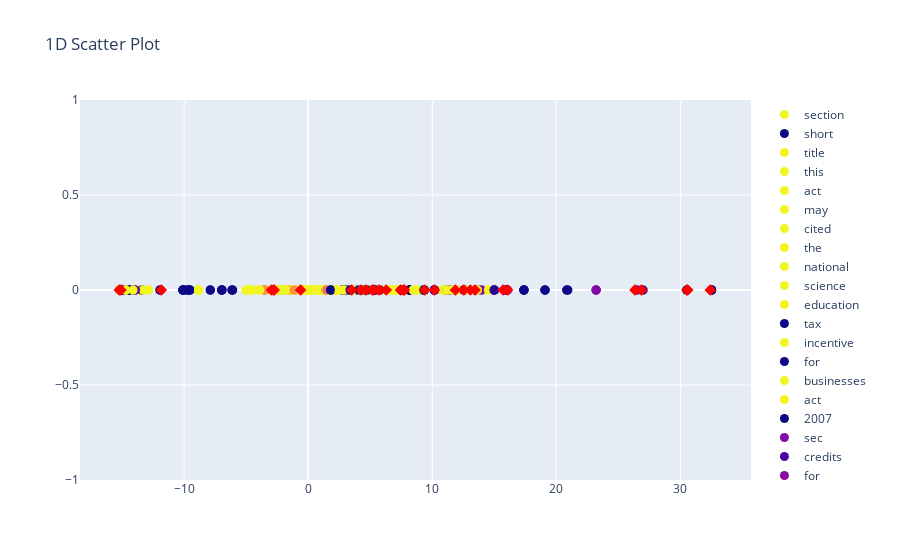

Notebook source saved alongside this figure:
### Code cell
visualizeCorpus(v, l, vgold, lgold, clabels, tf_values, dim=1)
